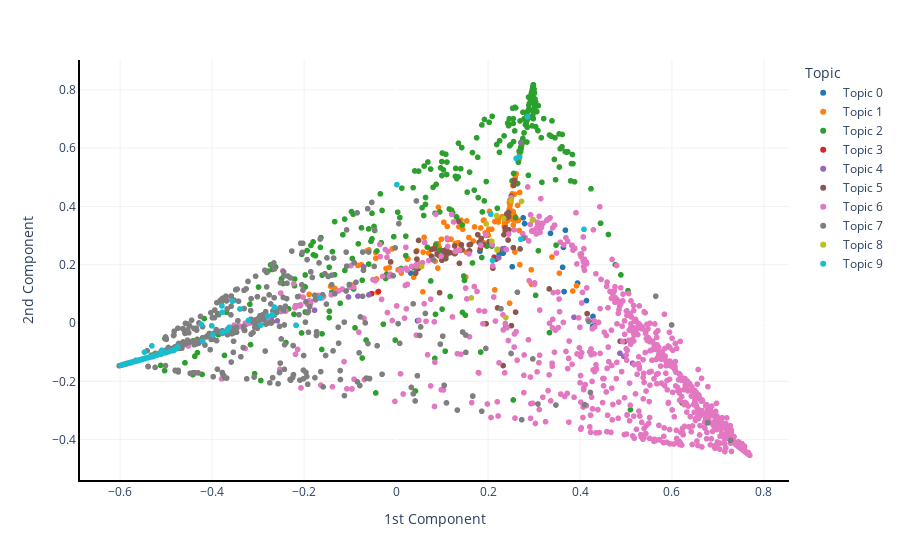

The code cell stored with this chart in its notebook:
### Code cell
pca_fig = px.scatter(pca_data, x='1st Component', y='2nd Component',
                     color='Topic', 
                     hover_data=['Date issued','Granule title'],
                     category_orders={'Topic':['Topic '+ str(i) for i in range(topic_doc_proportions.shape[1])]},
                     color_discrete_sequence=px.colors.qualitative.D3,
                     )
pca_fig.update_layout(plot_bgcolor='rgba(0,0,0,0)')
pca_fig.update_xaxes(showline=True, linewidth=2, linecolor='black', gridcolor='rgba(242,242,242,242)')#rgba(204,204,204,204)
pca_fig.update_yaxes(showline=True, linewidth=2, linecolor='black', gridcolor='rgba(242,242,242,242)')

### Figure 1 — Plotly figure (JSON) as saved in the notebook; plotly's stock layout.template omitted (floating-point values rounded to 4 significant figures; data arrays with more than 128 entries replaced by an {"elided": "..."} marker saying what was removed)
{"data": [{"customdata": [["2023-01-11", "Supporting The Omnibus Appropriations And Consolidated Appropriations Act, 2023"], ["2023-01-10", "Introduction Of Clean Water Srf Parity Act"], ["2023-01-10", "Congratulating Midlands Technical College Students For Winning Gold In National Skills Competition"], ["2022-12-22", "Omnibus"], ["2022-12-21", "Submitted Resolutions"], ["2022-12-21", "Lake Champlain"], ["2022-12-20", "Explanatory Statement Submitted By Mr. Leahy, Chair Of The Senate Committee On Appropriations, Regarding H.R. 2617, Consolidated Appropriations Act, 2023"], ["2022-12-20", "Explanatory Statement Submitted By Mr. Leahy, Chair Of The Senate Committee On Appropriations, Regarding H.R. 2617, Consolidated Appropriations Act, 2023"], ["2022-12-20", "Explanatory Statement Submitted By Mr. Leahy, Chair Of The Senate Committee On Appropriations, Regarding H.R. 2617, Consolidated Appropriations Act, 2023"], ["2022-12-15", "Tribute To Dr. Patrick Breysse"], ["2022-12-15", "Recognition Of The Minority Leader (Executive Session)"], ["2022-12-15", "Recognition Of The Majority Leader (Executive Session)"], ["2022-12-12", "Recognition Of The Majority Leader (Executive Session)"], ["2022-12-12", "Credit Card Skimming Fraud"], ["2022-12-13", "Measures Read The First Time"], ["2022-12-08", "Recognition Of The Minority Leader (Executive Session)"], ["2022-12-08", "Recognition Of The Majority Leader (Executive Session)"], ["2022-12-19", "Statement On Introduced Bills And Joint Resolutions"], ["2022-12-19", "Internal Revenue Service (Executive Session)"], ["2022-12-14", "Measures Placed On The Calendar"], ["2022-12-14", "National Defense Authorization Act"], ["2022-12-01", "Recognition Of The Minority Leader (Executive Session)"], ["2022-12-06", "Arms Sales Notification"], ["2022-12-06", "Recognition Of The Minority Leader (Executive Session)"], ["2022-12-05", "Tribute To Dr. Thomas Zacharia"], ["2022-12-05", "Recognition Of The Majority Leader (Executive Session)"], ["2022-11-30", "Recognition Of The Minority Leader (Executive Session)"]], "hovertemplate": "Topic=Topic 0<br>1st Component=%{x}<br>2nd Component=%{y}<br>Date issued=%{customdata[0]}<br>Granule title=%{customdata[1]}<extra></extra>", "legendgroup": "Topic 0", "marker": {"color": "#1F77B4", "symbol": "circle"}, "mode": "markers", "name": "Topic 0", "showlegend": true, "type": "scattergl", "x": [0.3622, 0.3358, 0.3653, 0.4141, 0.03218, 0.4273, 0.2242, 0.2326, 0.2333, 0.364, 0.217, 0.217, 0.217, 0.3946, 0.2795, 0.217, 0.217, 0.3683, 0.4282, 0.2764, 0.1824, 0.217, 0.2526, 0.217, 0.04678, 0.217, 0.217], "xaxis": "x", "y": [0.1912, 0.3075, 0.1078, 0.07701, 0.1711, -0.01177, 0.2365, 0.2394, 0.2399, 0.2595, 0.2187, 0.2187, 0.2187, 0.1369, 0.3411, 0.2187, 0.2187, 0.3184, 0.02237, 0.3608, 0.2463, 0.2187, 0.193, 0.2187, 0.0081, 0.2187, 0.2187], "yaxis": "y"}, {"customdata": {"elided": "139x2 str values"}, "hovertemplate": "Topic=Topic 1<br>1st Component=%{x}<br>2nd Component=%{y}<br>Date issued=%{customdata[0]}<br>Granule title=%{customdata[1]}<extra></extra>", "legendgroup": "Topic 1", "marker": {"color": "#FF7F0E", "symbol": "circle"}, "mode": "markers", "name": "Topic 1", "showlegend": true, "type": "scattergl", "x": {"elided": "139 float values"}, "xaxis": "x", "y": {"elided": "139 float values"}, "yaxis": "y"}, {"customdata": {"elided": "428x2 str values"}, "hovertemplate": "Topic=Topic 2<br>1st Component=%{x}<br>2nd Component=%{y}<br>Date issued=%{customdata[0]}<br>Granule title=%{customdata[1]}<extra></extra>", "legendgroup": "Topic 2", "marker": {"color": "#2CA02C", "symbol": "circle"}, "mode": "markers", "name": "Topic 2", "showlegend": true, "type": "scattergl", "x": {"elided": "428 float values"}, "xaxis": "x", "y": {"elided": "428 float values"}, "yaxis": "y"}, {"customdata": [["2023-01-03", "Senate"], ["2023-01-03", "House Of Representatives"], ["2022-12-21", "Text Of Amendments"], ["2022-12-20", "Senate"], ["2022-12-08", "House Of Representatives"], ["2022-12-07", "Executive Reports Of Committees"]], "hovertemplate": "Topic=Topic 3<br>1st Component=%{x}<br>2nd Component=%{y}<br>Date issued=%{customdata[0]}<br>Granule title=%{customdata[1]}<extra></extra>", "legendgroup": "Topic 3", "marker": {"color": "#D62728", "symbol": "circle"}, "mode": "markers", "name": "Topic 3", "showlegend": true, "type": "scattergl", "x": [0.215, 0.215, 0.2134, -0.03817, -0.05298, -0.2717], "xaxis": "x", "y": [0.2214, 0.2214, 0.2254, 0.108, 0.1007, 0.0001619], "yaxis": "y"}, {"customdata": [["2023-01-10", "Honoring The Life And Service Of Captain Thomas Edwards Davis"], ["2022-12-22", "Confirmations"], ["2022-12-15", "Confirmations"], ["2022-12-08", "Explanatory Material Statement Submitted By Mr. Smith Of Washington, Chair Of The House Committee On Armed Services, On H. Res. 1512, James M. Inhofe National Defense Authorization Act For Fiscal..."], ["2022-12-19", "Tribute To Lieutenant Colonel Jeffrey ``Slander'' Entine"], ["2022-12-14", "Executive Reports Of Committee"], ["2022-08-04", "Message From The House"], ["2022-12-07", "Nominations"], ["2022-12-06", "Tribute To James M. Inhofe (Executive Calendar)"], ["2022-12-06", "National Defense Authorization Act (Executive Session)"], ["2022-12-05", "Introductory Statement On S. 5185"], ["2022-12-05", "Statements On Introduced Bills And Joint Resolutions"], ["2022-12-05", "Tribute To Senior Master Sergeant Ryan E. Byrne"], ["2022-11-30", "Confirmations"], ["2022-11-17", "Confirmation"], ["2022-11-17", "Nominations"]], "hovertemplate": "Topic=Topic 4<br>1st Component=%{x}<br>2nd Component=%{y}<br>Date issued=%{customdata[0]}<br>Granule title=%{customdata[1]}<extra></extra>", "legendgroup": "Topic 4", "marker": {"color": "#9467BD", "symbol": "circle"}, "mode": "markers", "name": "Topic 4", "showlegend": true, "type": "scattergl", "x": [0.239, -0.1034, -0.2582, 0.2234, 0.4869, -0.1772, -0.07054, -0.2727, 0.4954, 0.5144, 0.2318, 0.2358, 0.3868, -0.08291, -0.05917, -0.2714], "xaxis": "x", "y": [-0.01243, 0.08936, 0.007364, 0.2239, -0.104, 0.04363, 0.1924, 0.01345, -0.1147, -0.1382, 0.2549, 0.2554, 0.01978, 0.09233, 0.0964, 0.01155], "yaxis": "y"}, {"customdata": [["2023-01-17", "Introduction Of The Securities And Exchange Commission Real Estate Leasing Authority Revocation Act"], ["2023-01-13", "Honoring The Service Of Jeremy Catob"], ["2023-01-10", "Recognizing Lieutenant General Steven Roger Rudder, United States Marine Corps (Retired)"], ["2023-01-03", "Morning Business"], ["2022-05-19", "Daily Digest/House Committee Meetings"], ["2022-05-19", "Senate Resolution 646--Expressing The Senate'S Support For Finland And Sweden'S Accession Into The North Atlantic Treaty Organization (Nato) And The Expedited Ratification Of Accession Protocols"], ["2022-12-22", "Text Of Senate Amendment 6627"], ["2022-12-22", "Text Of Senate Amendment 6624"], ["2022-12-22", "Enhancing Transparency On International Agreements And Non-Binding Instruments"], ["2022-12-22", "Recognizing Center For Civilians In Conflict"], ["2022-12-23", "Sami'S Law"], ["2022-12-23", "Recognizing The Career Of Lt. Col. Dan Wagner"], ["2022-12-21", "Recognizing The Vermont National Guard"], ["2022-12-20", "Text Of Senate Amendment 6586"], ["2022-12-20", "Text Of Senate Amendment 6562"], ["2022-12-20", "Text Of Senate Amendment 6557"], ["2022-12-20", "Butterfield Overland National Historic Trail Designation Act"], ["2022-12-20", "Civilian Cyber Security Reserve Act"], ["2022-12-15", "Saving Money And Accelerating Repairs Through Leasing Act"], ["2022-12-15", "Text Of Senate Amendment 6543"], ["2022-12-15", "Text Of Senate Amendment 6531"], ["2022-12-15", "Text Of Senate Amendment 6539"], ["2022-12-15", "Arms Sales Notification"], ["2022-12-15", "Arms Sales Notification"], ["2022-12-12", "Introductory Statement On S. 5233"], ["2022-12-12", "Introductory Statement On S. 5231"], ["2022-12-12", "Statements On Introduced Bills And Joint Resolutions"], ["2022-12-12", "Saline Lake Ecosystems In The Great Basin States Program Act Of 2021"], ["2022-12-13", "Text Of Senate Amendment 6514"], ["2022-12-13", "Senate Resolution 870--Honoring The Life And The Legacy Of Secretary Ash Carter"], ["2022-12-08", "James M. Inhofe National Defense Authorization Act For Fiscal Year 2023"], ["2022-12-08", "Quantum Computing Cybersecurity Preparedness Act"], ["2022-12-08", "Text Of Senate Amendment 6510"], ["2022-12-08", "Text Of Amendments"], ["2022-12-08", "Arms Sales Notification"], ["2022-12-19", "Text Of Senate Amendment 6550"], ["2022-12-19", "Joint Explanatory Statement"], ["2022-12-14", "Text Of Senate Amendment 6524"], ["2022-12-14", "Text Of Senate Amendment 6523"], ["2022-12-14", "Text Of Senate Amendment 6521"], ["2022-12-14", "Introductory Statement On S. 5250"], ["2022-12-14", "Statements On Introduced Bills And Joint Resolutions"], ["2022-12-14", "No Tiktok On Government Devices Act"], ["2022-12-14", "Identifying And Eliminating Wasteful Programs Act"], ["2022-12-14", "Alaska Salmon Research Task Force Act"], ["2022-08-04", "Senate Resolution 747--Expressing The Senate'S Support For Taking Interim Steps To Strengthen The Military Interoperability And Resiliency Of The Militaries Of Finland And Sweden With Respect To..."], ["2022-12-01", "Text Of Senate Amendment 6504"], ["2022-12-01", "Arms Sales Notification"], ["2022-12-01", "Arms Sales Notification"], ["2022-12-01", "Arms Sales Notification"], ["2022-12-01", "International Trafficking Victims Protection Reauthorization Act Of 2022"], ["2022-12-07", "Nomination Of Robert P. Storch (Executive Session)"], ["2022-12-07", "Prayer"], ["2022-12-06", "Senate Resolution 861--Remembering The December 6, 2019, Terrorist Attack At Naval Air Station Pensacola And Commemorating Those Who Lost Their Lives, And Those Who Were Injured, In The Line Of Duty"], ["2022-12-06", "Arms Sales Notification"], ["2022-12-06", "Arms Sales Notification"], ["2022-12-06", "Arms Sales Notification"], ["2022-12-05", "Arms Sales Notification"], ["2022-12-05", "Arms Sales Notification"], ["2022-12-05", "Arms Sales Notification"], ["2022-11-30", "Saline Lake Ecosystems In The Great Basin States Program Act Of 2021"], ["2022-11-17", "Text Of Senate Amendment 6485"], ["2022-11-17", "Providing Research And Estimates Of Changes In Precipitation Act"], ["2022-11-28", "Prayer"]], "hovertemplate": "Topic=Topic 5<br>1st Component=%{x}<br>2nd Component=%{y}<br>Date issued=%{customdata[0]}<br>Granule title=%{customdata[1]}<extra></extra>", "legendgroup": "Topic 5", "marker": {"color": "#8C564B", "symbol": "circle"}, "mode": "markers", "name": "Topic 5", "showlegend": true, "type": "scattergl", "x": [0.2209, 0.2599, 0.1957, 0.1618, 0.1275, 0.333, 0.2551, 0.2444, 0.1401, 0.4969, 0.1027, 0.2509, 0.4155, 0.2447, 0.2506, 0.2409, 0.04903, 0.1851, 0.08939, 0.1777, 0.256, -0.01411, 0.09961, 0.04823, 0.09465, 0.2022, 0.1096, 0.2449, 0.136, 0.1378, 0.2347, 0.04534, 0.1176, 0.2222, 0.09362, 0.2408, 0.1598, 0.2375, 0.2696, 0.2576, 0.2451, 0.2451, -0.01172, 0.1101, 0.2106, 0.04385, 0.2437, 0.19, 0.1421, 0.1805, 0.1435, 0.2329, 0.4873, 0.04255, 0.08384, 0.07751, 0.1591, 0.1083, 0.07727, 0.1022, 0.183, 0.2374, 0.1276, 0.4353], "xaxis": "x", "y": [0.05195, 0.03735, -0.002305, 0.2696, 0.2378, 0.117, 0.2582, 0.3794, 0.2495, -0.06363, 0.2483, -0.009135, 0.03204, 0.3791, 0.4352, 0.3744, 0.2832, 0.2899, 0.2355, 0.3029, 0.4724, 0.1651, 0.2149, 0.1866, 0.1039, 0.2787, 0.2413, 0.365, 0.3489, 0.2047, 0.303, 0.2192, 0.2412, 0.2483, 0.2306, 0.3611, 0.2475, 0.3273, 0.2541, 0.4887, 0.3195, 0.3196, 0.2096, 0.2536, 0.1883, 0.2453, 0.2846, 0.2693, 0.2683, 0.2765, 0.2514, -0.146, -0.06269, 0.1707, 0.2551, 0.2529, 0.2679, 0.2211, 0.2285, 0.2318, 0.2536, 0.3175, 0.2643, 0.001897], "yaxis": "y"}, {"customdata": {"elided": "947x2 str values"}, "hovertemplate": "Topic=Topic 6<br>1st Component=%{x}<br>2nd Component=%{y}<br>Date issued=%{customdata[0]}<br>Granule title=%{customdata[1]}<extra></extra>", "legendgroup": "Topic 6", "marker": {"color": "#E377C2", "symbol": "circle"}, "mode": "markers", "name": "Topic 6", "showlegend": true, "type": "scattergl", "x": {"elided": "947 float values"}, "xaxis": "x", "y": {"elided": "947 float values"}, "yaxis": "y"}, {"customdata": {"elided": "762x2 str values"}, "hovertemplate": "Topic=Topic 7<br>1st Component=%{x}<br>2nd Component=%{y}<br>Date issued=%{customdata[0]}<br>Granule title=%{customdata[1]}<extra></extra>", "legendgroup": "Topic 7", "marker": {"color": "#7F7F7F", "symbol": "circle"}, "mode": "markers", "name": "Topic 7", "showlegend": true, "type": "scattergl", "x": {"elided": "762 float values"}, "xaxis": "x", "y": {"elided": "762 float values"}, "yaxis": "y"}, {"customdata": [["2022-05-19", "Text Of Senate Amendment 5044"], ["2022-05-19", "Text Of Senate Amendment 5043"], ["2022-05-19", "Text Of Amendments"], ["2022-12-23", "Agriculture, Rural Development, Food And Drug Administration, And Related Agencies Appropriations Act, 2023"], ["2022-12-15", "Text Of Senate Amendment 6533"], ["2022-12-12", "Budgetary Effects Of Paygo Legislation"], ["2022-12-19", "Text Of Senate Amendment 6552"], ["2022-12-19", "Text Of Senate Amendment 6551"], ["2022-12-19", "Text Of Amendments"], ["2022-12-01", "Cardiovascular Advances In Research And Opportunities Legacy Act"], ["2022-12-01", "Early Hearing Detection And Intervention Act Of 2022"], ["2022-11-29", "Budgetary Effects Of Paygo Legislation"], ["2022-11-29", "Commitment To Veteran Support And Outreach Act"]], "hovertemplate": "Topic=Topic 8<br>1st Component=%{x}<br>2nd Component=%{y}<br>Date issued=%{customdata[0]}<br>Granule title=%{customdata[1]}<extra></extra>", "legendgroup": "Topic 8", "marker": {"color": "#BCBD22", "symbol": "circle"}, "mode": "markers", "name": "Topic 8", "showlegend": true, "type": "scattergl", "x": [0.2343, 0.1961, 0.2189, 0.2201, 0.2507, 0.1638, 0.2197, 0.2729, 0.2204, 0.208, 0.05544, 0.2387, 0.2966], "xaxis": "x", "y": [0.3581, 0.3402, 0.3685, 0.2507, 0.4198, 0.086, 0.2502, 0.4171, 0.2531, 0.2807, 0.1935, 0.01849, 0.3525], "yaxis": "y"}, {"customdata": {"elided": "362x2 str values"}, "hovertemplate": "Topic=Topic 9<br>1st Component=%{x}<br>2nd Component=%{y}<br>Date issued=%{customdata[0]}<br>Granule title=%{customdata[1]}<extra></extra>", "legendgroup": "Topic 9", "marker": {"color": "#17BECF", "symbol": "circle"}, "mode": "markers", "name": "Topic 9", "showlegend": true, "type": "scattergl", "x": {"elided": "362 float values"}, "xaxis": "x", "y": {"elided": "362 float values"}, "yaxis": "y"}], "layout": {"legend": {"title": {"text": "Topic"}, "tracegroupgap": 0}, "margin": {"t": 60}, "plot_bgcolor": "rgba(0,0,0,0)", "xaxis": {"anchor": "y", "domain": [0, 1], "gridcolor": "rgba(242,242,242,242)", "linecolor": "black", "linewidth": 2, "showline": true, "title": {"text": "1st Component"}}, "yaxis": {"anchor": "x", "domain": [0, 1], "gridcolor": "rgba(242,242,242,242)", "linecolor": "black", "linewidth": 2, "showline": true, "title": {"text": "2nd Component"}}}}
